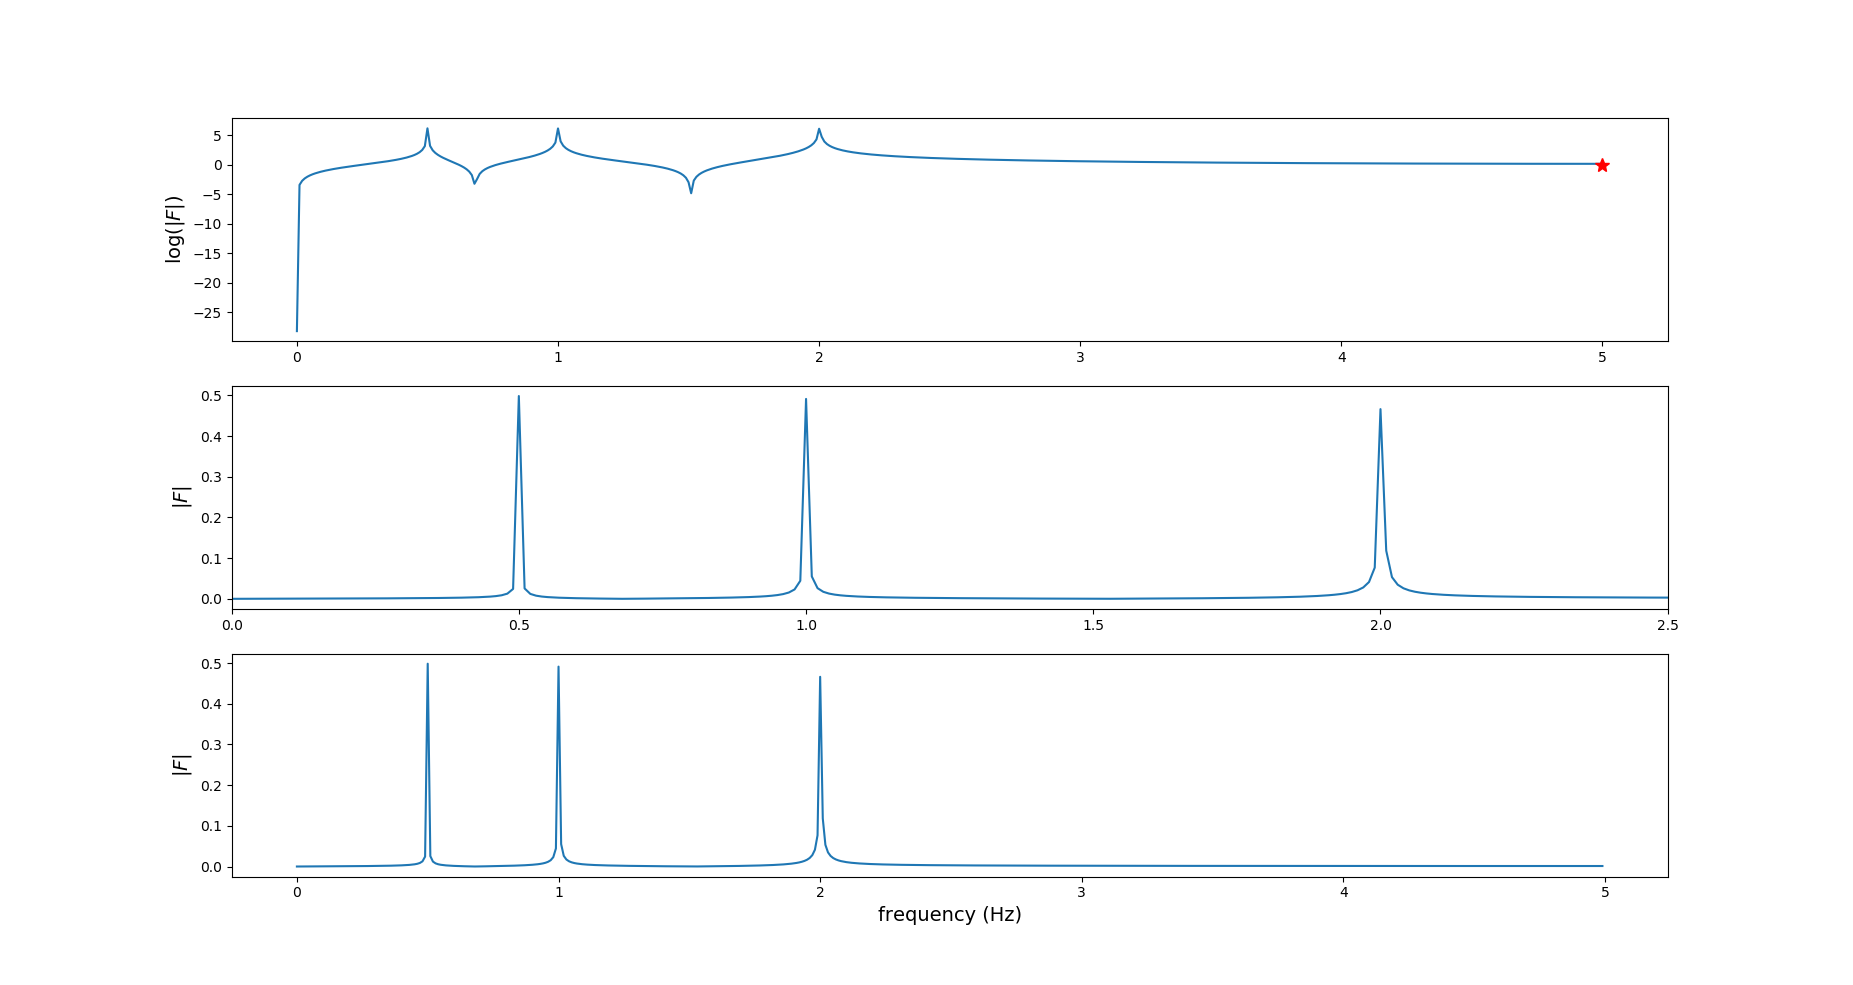

This figure's Python source:
import numpy as np
import matplotlib.pyplot as plt

def signal_samples(t):
    return np.sin(1 * np.pi * t) + np.sin(2 * np.pi * t) + np.sin(4 * np.pi * t)

# 设置信号频率、采样频率、频谱精度、采样点数
B = 5.0
f_s = 2 * B
delta_f = 0.01
N = int(f_s / delta_f)
print('信号频率：',B,'Hz')
print('采样频率：',f_s,'Hz\t（必须>2*信号频率）')
print('频谱精度：',delta_f,'\t即每隔多少频率计算一次对应的频率分量')
print('采样点数：',N)
# 采样时间根据：采样点数和采样频率计算得出
T = N / f_s
print('采样时间：',T,'s\t（采样点数/采样频率）')

# 采样
t = np.linspace(0, T, N)
f_t = signal_samples(t)

# 画出信号波形
fig, axes = plt.subplots(1, 2, figsize=(8, 3), sharey=True)
axes[0].plot(t, f_t)
axes[0].set_xlabel("time (s)")
axes[0].set_ylabel("signal")
axes[1].plot(t, f_t)
axes[1].set_xlim(0, 5)
axes[1].set_xlabel("time (s)")
plt.show()

# 快速傅里叶变换
from scipy import fftpack
F = fftpack.fft(f_t)
# print(abs(F),F.shape)
f = fftpack.fftfreq(N, 1.0/f_s)
mask = np.where(f >= 0)
# print(mask)
fig, axes = plt.subplots(3, 1, figsize=(8, 6))

axes[0].plot(f[mask], np.log(abs(F[mask])), label="real")
axes[0].plot(B, 0, 'r*', markersize=10)
axes[0].set_ylabel("$\log(|F|)$", fontsize=14)

axes[1].plot(f[mask], abs(F[mask])/N, label="real")
axes[1].set_xlim(0, 2.5)
axes[1].set_ylabel("$|F|$", fontsize=14)

axes[2].plot(f[mask], abs(F[mask])/N, label="real")
axes[2].set_xlabel("frequency (Hz)", fontsize=14)
axes[2].set_ylabel("$|F|$", fontsize=14)
plt.show()
